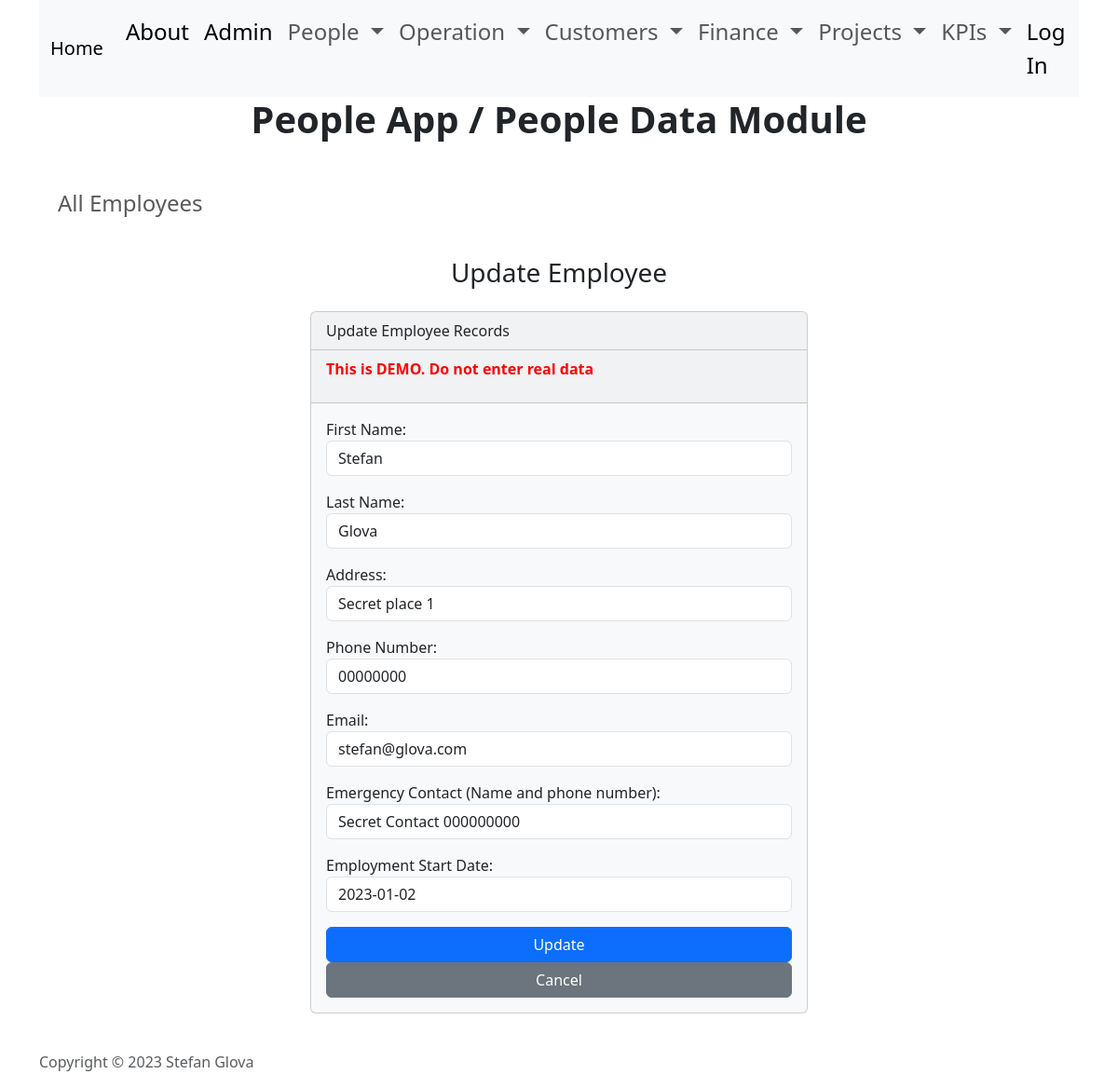
The app's page /applications/people/edit/1 with its own data.
### applications/people/people_data/models.py (models this page shows, shortened)
class Employee(models.Model):
    id = models.AutoField(primary_key=True)
    first_name = models.CharField(max_length=50)
    last_name = models.CharField(max_length=50)
    address = models.CharField(max_length=250)
    phone = models.CharField(max_length=20, unique=True)
    email = models.EmailField(max_length=100, unique=True)
    emergency_contact = models.CharField(max_length=250)
    employment_start_date = models.DateField()
    employment_end_date = models.DateField(null=True)

### applications/people/people_data/views.py (the view)
# urls.py: path('edit/<int:id>', views.edit, name='edit'),
def edit(request, id):
    employee = Employee.objects.get(pk=id)
    if request.method == 'POST':
        form = EmployeeForm(request.POST, instance=employee)
        if form.is_valid():
            form.save()
            return render(request, 'people_data/edit.html', {
                'form': form,
                'success': True,
                'employee': employee
            })
    else:
        form = EmployeeForm(instance=employee)
    return render(request, 'people_data/edit.html', {
        'form': form,
        'employee': employee
    })

### applications/people/people_data/templates/people_data/edit.html (shortened to what this page needs)
{% extends "people_data/base.html" %} {% load static %} {% block body %}
<h3 class="text-center m-4">Update Employee</h3>
{% if success %}
    <div class="alert alert-success"  role="alert">
        The employee updated successfully.
        <a href="{% url 'people_data_home' %}" class="alert-link">Go to Home Page.</a>
    </div>
{% else %}
    <div class="row justify-content-center">
        <div class="col-6">
            <div class="card bg-light mb-3">
                <div class="card-header">
                    Update Employee Records
                </div>
                <div class="card-header">
                    <p class="warning">This is DEMO. Do not enter real data</p>
                </div>
                <div class="card-body">
                    <form action="{% url 'edit' employee.id %}" method="POST">
                        {{ form.as_p }}
                        <button type="submit" class="btn btn-primary">Update</button>
                        <a href="{% url 'people_data_home' %}" class="btn btn-secondary">Cancel</a>
                    </form>
                </div>
            </div>
        </div>
    </div>
{% endif %}
{% endblock body %}

### home_app/static/home_app/home_app.css (style rules this page uses)
.btn { width: 100%; }
.row { margin-top: 1%; }
.warning { color: red; font-weight: bold; }

### records on screen
Employee: first_name "Stefan", last_name "Glova", address "Secret place 1", phone "00000000", email "stefan@glova.com", emergency_contact "Secret Contact 000000000", employment_start_date "2023-01-02"
